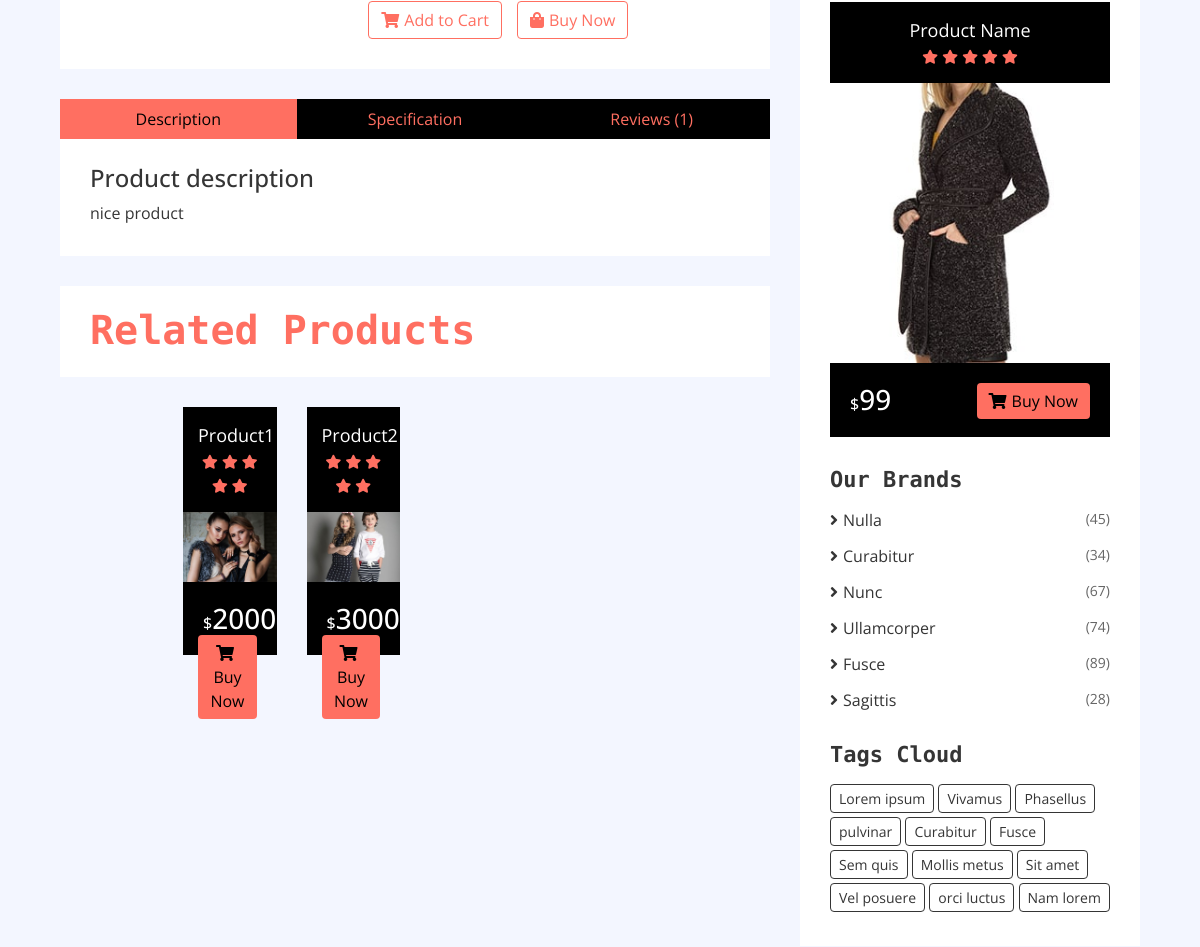
Before: /detail/product2 (middle part) with the older database file.
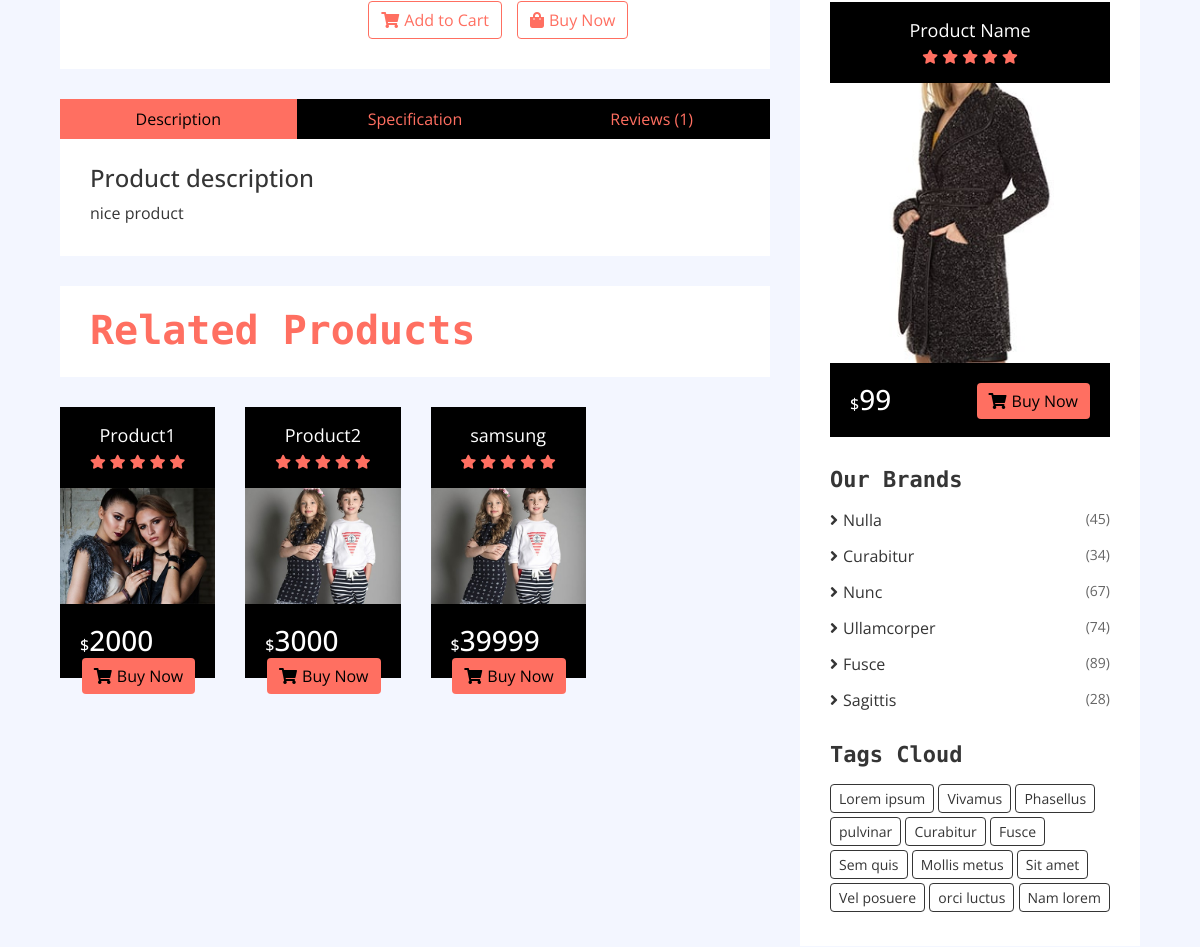
After: the same page with the newer database file.
### home/models.py (models this page shows, shortened)
class Product(models.Model):
    name = models.CharField(max_length=300)
    price = models.IntegerField()
    discounted_price = models.IntegerField(default = 0)
    image = models.ImageField(upload_to='media')
    category = models.ForeignKey(Category,on_delete=models.CASCADE)
    subcategory = models.ForeignKey(SubCategory,on_delete=models.CASCADE)
    brand = models.ForeignKey(Brand,on_delete=models.CASCADE)
    description = models.TextField()
    specification = models.TextField()
    slug = models.TextField()
    stock = models.CharField(max_length=20,choices=STOCK)
    label = models.CharField(max_length=20,choices=LABEL)

### home/views.py (the view)
# urls.py: path('detail/<slug>', ProductDetailView.as_view(), name='detail'),
class ProductDetailView(BaseView):
    def get(self,request,slug):
        self.views['product_details'] = Product.objects.filter(slug=slug)
        ids = Product.objects.get(slug=slug).subcategory_id
        self.views['related_products'] = Product.objects.filter(subcategory_id=ids)
        self.views['product_reviews'] = ProductReview.objects.filter(slug = slug)
        return render(request,'product-detail.html',self.views)

### templates/product-detail.html (shortened to what the changed rows need)
{% extends 'base.html' %}
{% load static %}
{% block content %}
        <div class="product-detail">
            <div class="container-fluid">
                <div class="row">
                    {% for detail in product_details %}
                    <div class="col-lg-8">
                        <div class="product-detail-top">
                            <div class="row align-items-center">
                                <div class="col-md-5">
                                </div>
                                <div class="col-md-7">
                                    <div class="product-content">
                                        <div class="action">
                                            <a class="btn" href="#"><i class="fa fa-shopping-cart"></i>Add to Cart</a>
                                            <a class="btn" href="#"><i class="fa fa-shopping-bag"></i>Buy Now</a>
                                        </div>
                                    </div>
                                </div>
                            </div>
                        </div>
                        <div class="row product-detail-bottom">
                            <div class="col-lg-12">
                                <ul class="nav nav-pills nav-justified">
                                    <li class="nav-item">
                                        <a class="nav-link active" data-toggle="pill" href="#description">Description</a>
                                    </li>
                                    <li class="nav-item">
                                        <a class="nav-link" data-toggle="pill" href="#specification">Specification</a>
                                    </li>
                                    <li class="nav-item">
                                        <a class="nav-link" data-toggle="pill" href="#reviews">Reviews (1)</a>
                                    </li>
                                </ul>
                                <div class="tab-content">
                                    <div id="description" class="container tab-pane active">
                                        <h4>Product description</h4>
                                        <p>
                                            {{detail.description}}
                                        </p>
                                    </div>
                                </div>
                            </div>
                        </div>
                        <div class="product">
                            <div class="section-header">
                                <h1>Related Products</h1>
                            </div>
                            <div class="row align-items-center product-slider product-slider-3">
                                {% for hot in related_products %}
                                <div class="col-lg-3">
                        <div class="product-item">
                            <div class="product-title">
                                <a href="/detail/{{hot.slug}}">{{hot.name}}</a>
                                <div class="ratting">
                                    <i class="fa fa-star"></i>
                                    <i class="fa fa-star"></i>
                                    <i class="fa fa-star"></i>
                                    <i class="fa fa-star"></i>
                                    <i class="fa fa-star"></i>
                                </div>
                            </div>
                            <div class="product-image">
                                <a href="/detail/{{hot.slug}}">
                                    <img src="{{hot.image.url}}" alt="Product Image">
                                </a>
                            </div>
                            <div class="product-price">
                                {% if hot.discounted_price > 0 %}
                                <h3><span>$</span>{{hot.discounted_price}}</h3>
                                {% else %}
                                 <h3><span>$</span>{{hot.price}}</h3>
                                {% endif %}
                                <a class="btn" href=""><i class="fa fa-shopping-cart"></i>Buy Now</a>
                            </div>
                        </div>
                    </div>
                                {% endfor %}
                            </div>
                        </div>
                    </div>
                    {% endfor %}
                    <div class="col-lg-4 sidebar">
                        <div class="sidebar-widget brands">
                            <h2 class="title">Our Brands</h2>
                        </div>
                        <div class="sidebar-widget tag">
                            <h2 class="title">Tags Cloud</h2>
                        </div>
                    </div>
                </div>
            </div>
        </div>
        {% endblock %}

Changed rows visible on the page:
added Product: name "samsung", image (picture), discounted_price "39999", shown under "nice product"
